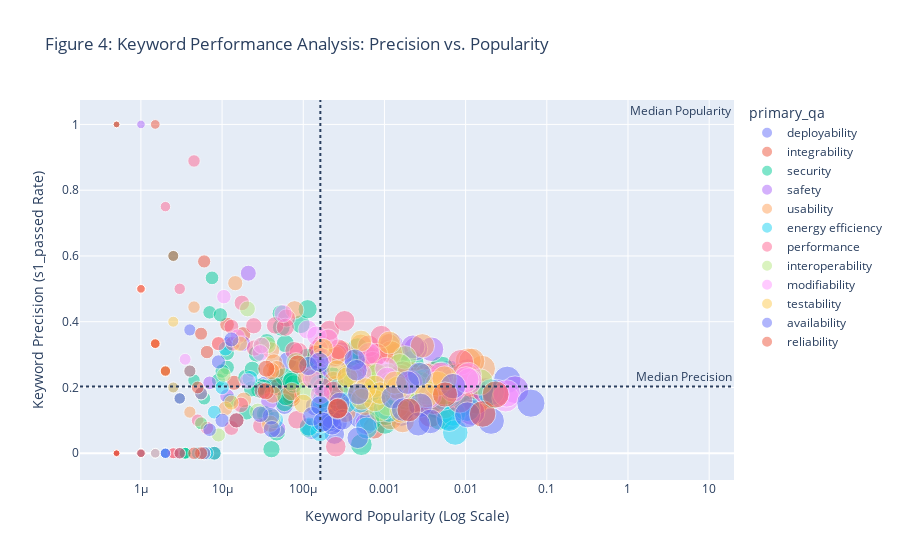

The cell this chart's notebook holds for it:
### Code cell
import numpy as np

# --- Generate Figure 4 ---
# Create an enhanced scatter plot (bubble chart).
keyword_perf['bubble_size'] = np.log(keyword_perf['total_count'] + 1)

fig = px.scatter(
    keyword_perf.reset_index(),
    x="popularity",
    y="precision",
    size="bubble_size",          # *** FIX: Use the new log-scaled size ***
    color="primary_qa",
    hover_name="keyword",
    # We still show the ORIGINAL total_count on hover for accurate data inspection
    hover_data=["precision", "popularity", "total_count", "primary_qa"],
    log_x=True,
    title="Figure 4: Keyword Performance Analysis: Precision vs. Popularity",
    size_max=20,
    opacity=0.5,
)


# Add quadrant lines based on median values for interpretation
median_precision = keyword_perf["precision"].median()
median_popularity = keyword_perf["popularity"].median()

fig.add_hline(y=median_precision, line_dash="dot", annotation_text="Median Precision")
fig.add_vline(x=median_popularity, line_dash="dot", annotation_text="Median Popularity")


# Update layout for a professional look
fig.update_layout(
    xaxis_title="Keyword Popularity (Log Scale)",
    yaxis_title="Keyword Precision (s1_passed Rate)",
    font=dict(size=12)
)

fig.show()

# To save the figure for your thesis:
# fig.write_image("figure_4_keyword_performance.png", scale=3)

### Figure 1 — Plotly figure (JSON) as saved in the notebook; plotly's stock layout.template omitted (floating-point values rounded to 4 significant figures; data arrays with more than 128 entries replaced by an {"elided": "..."} marker saying what was removed)
{"data": [{"customdata": [[67, "deployability"], [14278, "deployability"], [320, "deployability"], [117, "deployability"], [9288, "deployability"], [41013, "deployability"], [16, "deployability"], [8885, "deployability"], [1, "deployability"], [2914, "deployability"], [2706, "deployability"], [20157, "deployability"], [3239, "deployability"], [64924, "deployability"], [128, "deployability"], [4, "deployability"], [659, "deployability"], [9904, "deployability"], [279, "deployability"], [6898, "deployability"], [24, "deployability"], [12605, "deployability"], [3664, "deployability"], [522, "deployability"], [8, "deployability"], [70, "deployability"], [5399, "deployability"], [8845, "deployability"], [252, "deployability"], [96, "deployability"], [12300, "deployability"], [1820, "deployability"], [482, "deployability"], [965, "deployability"], [518, "deployability"]], "hovertemplate": "<b>%{hovertext}</b><br><br>primary_qa=%{customdata[1]}<br>popularity=%{x}<br>precision=%{y}<br>bubble_size=%{marker.size}<br>total_count=%{customdata[0]}<extra></extra>", "hovertext": ["a/b", "api", "artifact", "audit", "automat", "build", "canary", "cluster", "commiss", "compos", "configurat", "contain", "continu", "depend", "deploy", "gateway", "infrastructur", "instal", "loader", "observ", "orchestr", "patch", "pipelin", "probe", "product environ", "provis", "recov", "releas", "roll", "rollback", "stack", "stage", "toggl", "toolchain", "unload"], "legendgroup": "deployability", "marker": {"color": "#636efa", "opacity": 0.5, "size": [4.22, 9.567, 5.771, 4.771, 9.137, 10.62, 2.833, 9.092, 0.6931, 7.978, 7.904, 9.911, 8.083, 11.08, 4.86, 1.609, 6.492, 9.201, 5.635, 8.839, 3.219, 9.442, 8.207, 6.26, 2.197, 4.263, 8.594, 9.088, 5.533, 4.575, 9.417, 7.507, 6.18, 6.873, 6.252], "sizemode": "area", "sizeref": 0.02938, "symbol": "circle"}, "mode": "markers", "name": "deployability", "orientation": "v", "showlegend": true, "x": [3.359e-05, 0.007157, 0.0001604, 5.865e-05, 0.004656, 0.02056, 8.021e-06, 0.004454, 5.013e-07, 0.001461, 0.001356, 0.0101, 0.001624, 0.03255, 6.417e-05, 2.005e-06, 0.0003304, 0.004965, 0.0001399, 0.003458, 1.203e-05, 0.006319, 0.001837, 0.0002617, 4.01e-06, 3.509e-05, 0.002706, 0.004434, 0.0001263, 4.812e-05, 0.006166, 0.0009123, 0.0002416, 0.0004837, 0.0002597], "xaxis": "x", "y": [0.209, 0.2287, 0.2062, 0.1453, 0.1881, 0.09819, 0.0, 0.1964, 0.0, 0.1328, 0.1515, 0.1313, 0.1173, 0.2233, 0.2812, 0.25, 0.1775, 0.18, 0.1434, 0.1758, 0.3333, 0.2445, 0.1962, 0.09387, 0.375, 0.1143, 0.2, 0.143, 0.07143, 0.1979, 0.1084, 0.1187, 0.05809, 0.1098, 0.1429], "yaxis": "y", "type": "scatter"}, {"customdata": [[4814, "integrability"], [7949, "integrability"], [283, "integrability"], [7676, "integrability"], [250, "integrability"], [28, "integrability"], [9493, "integrability"], [171, "integrability"], [5, "integrability"], [1, "integrability"], [1, "integrability"], [2, "integrability"], [13, "integrability"], [14216, "integrability"], [1482, "integrability"], [2154, "integrability"], [1190, "integrability"], [255, "integrability"], [143, "integrability"], [11202, "integrability"], [4543, "integrability"], [2, "integrability"], [12, "integrability"], [1158, "integrability"], [36, "integrability"], [23, "integrability"], [64, "integrability"], [13682, "integrability"], [2, "integrability"], [340, "integrability"], [91, "integrability"], [99, "integrability"], [1, "integrability"], [2810, "integrability"], [7402, "integrability"], [2356, "integrability"], [2888, "integrability"], [605, "integrability"], [142, "integrability"], [27065, "integrability"], [24855, "integrability"], [11, "integrability"], [289, "integrability"], [15418, "integrability"], [6008, "integrability"], [4549, "integrability"]], "hovertemplate": "<b>%{hovertext}</b><br><br>primary_qa=%{customdata[1]}<br>popularity=%{x}<br>precision=%{y}<br>bubble_size=%{marker.size}<br>total_count=%{customdata[0]}<extra></extra>", "hovertext": ["abstract", "adapt", "asynchron", "batch", "bridg", "broker", "buffer", "complian", "compon integr", "compon interfac", "compon models", "compon provid", "compon use", "configur", "contract", "coupl", "discover", "encapsulat", "endpoint", "event", "filter", "framework compon", "graph-bas", "inject", "integr test", "intermediar", "mediat", "messag", "middlewar", "modular", "non-atom", "plug-in", "product famil", "protocol", "pub", "queue", "rout", "schema", "standardiz", "state", "sub", "target system", "topic", "transform", "translat", "wrap"], "legendgroup": "integrability", "marker": {"color": "#EF553B", "opacity": 0.5, "size": [8.479, 8.981, 5.649, 8.946, 5.525, 3.367, 9.158, 5.147, 1.792, 0.6931, 0.6931, 1.099, 2.639, 9.562, 7.302, 7.676, 7.083, 5.545, 4.97, 9.324, 8.422, 1.099, 2.565, 7.055, 3.611, 3.178, 4.174, 9.524, 1.099, 5.832, 4.522, 4.605, 0.6931, 7.941, 8.91, 7.765, 7.969, 6.407, 4.963, 10.21, 10.12, 2.485, 5.67, 9.643, 8.701, 8.423], "sizemode": "area", "sizeref": 0.02938, "symbol": "circle"}, "mode": "markers", "name": "integrability", "orientation": "v", "showlegend": true, "x": [0.002413, 0.003985, 0.0001419, 0.003848, 0.0001253, 1.404e-05, 0.004759, 8.572e-05, 2.506e-06, 5.013e-07, 5.013e-07, 1.003e-06, 6.517e-06, 0.007126, 0.0007429, 0.00108, 0.0005965, 0.0001278, 7.168e-05, 0.005615, 0.002277, 1.003e-06, 6.015e-06, 0.0005805, 1.805e-05, 1.153e-05, 3.208e-05, 0.006859, 1.003e-06, 0.0001704, 4.562e-05, 4.963e-05, 5.013e-07, 0.001409, 0.003711, 0.001181, 0.001448, 0.0003033, 7.118e-05, 0.01357, 0.01246, 5.514e-06, 0.0001449, 0.007729, 0.003012, 0.00228], "xaxis": "x", "y": [0.16, 0.2413, 0.2968, 0.2087, 0.228, 0.2143, 0.1645, 0.269, 0.0, 0.0, 1.0, 0.0, 0.3077, 0.2359, 0.07692, 0.3124, 0.2958, 0.2588, 0.1678, 0.176, 0.2338, 0.5, 0.5833, 0.2729, 0.3611, 0.3913, 0.3281, 0.1843, 0.0, 0.3294, 0.2418, 0.202, 0.0, 0.1797, 0.1156, 0.211, 0.3016, 0.2132, 0.1761, 0.1591, 0.2021, 0.3636, 0.301, 0.2253, 0.2279, 0.2396], "yaxis": "y", "type": "scatter"}, {"customdata": {"elided": "92x2 mixed values"}, "hovertemplate": "<b>%{hovertext}</b><br><br>primary_qa=%{customdata[1]}<br>popularity=%{x}<br>precision=%{y}<br>bubble_size=%{marker.size}<br>total_count=%{customdata[0]}<extra></extra>", "hovertext": ["access", "adversar", "apt", "assess", "attack", "attest", "auth", "authenticat", "authoriz", "availab", "barrier", "certif", "checksum", "command-lin", "confidential", "cookie", "crypto", "cryptograph", "cve", "decrypt", "defend", "denial-of-servic", "disclos", "dns", "empow", "encrypt", "expir", "expos", "firewal", "garbl", "gdpr", "govern", "guardrail", "hack", "hardcod", "harden", "hash", "ident", "immut", "imperson", "incid respons", "intercept", "intrus", "ipsec", "iso", "jwt", "legitim", "lineag", "lock", "log", "loss", "malwar", "misus", "models", "modif", "mtls", "network", "nist", "obfusc", "one-tim", "outbound", "password", "penetr", "polic", "privil", "retent", "revoc", "revok", "rotat", "rsa", "sandbox", "scanner", "secur", "sensit data", "session", "sign", "soc", "ssh", "ssl", "stolen", "stride", "team", "tenant", "threat", "token", "triag", "trojan", "trust", "validat", "vpn", "worm", "xss"], "legendgroup": "security", "marker": {"color": "#00cc96", "opacity": 0.5, "size": [9.215, 0.6931, 6.047, 4.796, 4.682, 1.099, 9.172, 6.071, 4.771, 9.538, 6.127, 6.944, 6.48, 5.832, 3.689, 4.762, 4.094, 4.22, 2.773, 2.833, 3.258, 0.6931, 3.178, 2.708, 0.6931, 4.407, 4.812, 6.843, 2.565, 2.079, 1.792, 4.477, 0.6931, 6.807, 5.231, 5.425, 8.277, 9.732, 5.793, 0.6931, 1.386, 4.997, 4.673, 0.6931, 5.966, 1.609, 3.989, 3.178, 8.383, 10.69, 7.193, 0.6931, 4.19, 8.13, 9.097, 1.099, 7.808, 4.06, 2.996, 3.714, 1.099, 5.03, 2.079, 6.531, 4.277, 1.946, 1.609, 2.303, 7.95, 4.554, 4.963, 3.85, 7.613, 2.485, 7.409, 9.54, 1.609, 5.846, 5.455, 2.944, 6.738, 7.632, 0.6931, 3.045, 8.783, 3.871, 0.6931, 5.416, 7.361, 2.197, 2.079, 0.6931], "sizemode": "area", "sizeref": 0.02938, "symbol": "circle"}, "mode": "markers", "name": "security", "orientation": "v", "showlegend": true, "x": [0.005033, 5.013e-07, 0.0002115, 6.015e-05, 5.364e-05, 1.003e-06, 0.004822, 0.0002166, 5.865e-05, 0.006959, 0.0002291, 0.0005193, 0.0003263, 0.0001704, 1.955e-05, 5.815e-05, 2.958e-05, 3.359e-05, 7.519e-06, 8.021e-06, 1.253e-05, 5.013e-07, 1.153e-05, 7.018e-06, 5.013e-07, 4.06e-05, 6.116e-05, 0.0004692, 6.015e-06, 3.509e-06, 2.506e-06, 4.361e-05, 5.013e-07, 0.0004527, 9.324e-05, 0.0001133, 0.001971, 0.008444, 0.0001639, 5.013e-07, 1.504e-06, 7.369e-05, 5.314e-05, 5.013e-07, 0.000195, 2.005e-06, 2.657e-05, 1.153e-05, 0.002191, 0.02202, 0.0006662, 5.013e-07, 3.258e-05, 0.001701, 0.004474, 1.003e-06, 0.001233, 2.857e-05, 9.525e-06, 2.005e-05, 1.003e-06, 7.62e-05, 3.509e-06, 0.0003434, 3.559e-05, 3.008e-06, 2.005e-06, 4.512e-06, 0.001421, 4.712e-05, 7.118e-05, 2.306e-05, 0.001015, 5.514e-06, 0.0008266, 0.006967, 2.005e-06, 0.0001729, 0.0001168, 9.023e-06, 0.0004226, 0.001034, 5.013e-07, 1.003e-05, 0.003268, 2.356e-05, 5.013e-07, 0.0001123, 0.0007885, 4.01e-06, 3.509e-06, 5.013e-07], "xaxis": "x", "y": [0.2573, 1.0, 0.128, 0.3333, 0.3832, 0.0, 0.1081, 0.169, 0.1538, 0.2311, 0.2319, 0.02606, 0.1889, 0.2088, 0.2308, 0.2328, 0.2034, 0.1194, 0.5333, 0.0, 0.16, 0.0, 0.2609, 0.4286, 0.0, 0.01235, 0.1721, 0.3184, 0.1667, 0.0, 0.6, 0.2069, 0.0, 0.2857, 0.3925, 0.4381, 0.2157, 0.1451, 0.2691, 0.0, 0.0, 0.2245, 0.4245, 0.0, 0.09512, 0.25, 0.3019, 0.3043, 0.2761, 0.1765, 0.1001, 0.0, 0.2, 0.2455, 0.1869, 0.5, 0.2179, 0.193, 0.4211, 0.125, 0.0, 0.2105, 0.0, 0.235, 0.338, 0.1667, 0.0, 0.2222, 0.1613, 0.06383, 0.2183, 0.1957, 0.09239, 0.09091, 0.1559, 0.2192, 0.25, 0.1681, 0.07725, 0.2222, 0.2123, 0.1188, 0.0, 0.25, 0.1944, 0.2553, 1.0, 0.2902, 0.2155, 0.25, 0.0, 0.0], "yaxis": "y", "type": "scatter"}, {"customdata": [[313, "safety"], [76, "safety"], [6, "safety"], [7577, "safety"], [21096, "safety"], [6568, "safety"], [23827, "safety"], [305, "safety"], [324, "safety"], [35309, "safety"], [23, "safety"], [596, "safety"], [2426, "safety"], [1184, "safety"], [4848, "safety"], [1, "safety"], [14, "safety"], [1404, "safety"], [42, "safety"], [13201, "safety"], [12, "safety"], [4296, "safety"], [600, "safety"], [4477, "safety"], [36, "safety"], [2, "safety"], [2062, "safety"], [81103, "safety"], [623, "safety"], [95, "safety"], [483, "safety"], [47356, "safety"], [7641, "safety"]], "hovertemplate": "<b>%{hovertext}</b><br><br>primary_qa=%{customdata[1]}<br>popularity=%{x}<br>precision=%{y}<br>bubble_size=%{marker.size}<br>total_count=%{customdata[0]}<extra></extra>", "hovertext": ["accid", "alert", "anomal", "avoid", "compl", "detect", "except", "hazard", "hot", "input", "interlock", "isol", "maintain", "permiss", "prevent", "primar channel", "process models", "reme", "resilien", "resourc", "restrict appl", "review", "risk", "safe", "safety analys", "safety requir", "sanit", "test", "timeout", "unhandl", "unsaf", "updat", "valid"], "legendgroup": "safety", "marker": {"color": "#ab63fa", "opacity": 0.5, "size": [5.749, 4.344, 1.946, 8.933, 9.957, 8.79, 10.08, 5.724, 5.784, 10.47, 3.178, 6.392, 7.794, 7.077, 8.487, 0.6931, 2.708, 7.248, 3.761, 9.488, 2.565, 8.366, 6.399, 8.407, 3.611, 1.099, 7.632, 11.3, 6.436, 4.564, 6.182, 10.77, 8.941], "sizemode": "area", "sizeref": 0.02938, "symbol": "circle"}, "mode": "markers", "name": "safety", "orientation": "v", "showlegend": true, "x": [0.0001569, 3.81e-05, 3.008e-06, 0.003798, 0.01058, 0.003292, 0.01194, 0.0001529, 0.0001624, 0.0177, 1.153e-05, 0.0002988, 0.001216, 0.0005935, 0.00243, 5.013e-07, 7.018e-06, 0.0007038, 2.105e-05, 0.006618, 6.015e-06, 0.002154, 0.0003008, 0.002244, 1.805e-05, 1.003e-06, 0.001034, 0.04066, 0.0003123, 4.762e-05, 0.0002421, 0.02374, 0.00383], "xaxis": "x", "y": [0.2939, 0.1579, 0.1667, 0.3162, 0.2476, 0.2374, 0.1244, 0.2262, 0.2438, 0.1896, 0.1739, 0.307, 0.3322, 0.09037, 0.3179, 1.0, 0.2143, 0.1959, 0.5476, 0.1865, 0.0, 0.2249, 0.2967, 0.3234, 0.3333, 1.0, 0.225, 0.1932, 0.1413, 0.07368, 0.2919, 0.184, 0.2315], "yaxis": "y", "type": "scatter"}, {"customdata": {"elided": "65x2 mixed values"}, "hovertemplate": "<b>%{hovertext}</b><br><br>primary_qa=%{customdata[1]}<br>popularity=%{x}<br>precision=%{y}<br>bubble_size=%{marker.size}<br>total_count=%{customdata[0]}<extra></extra>", "hovertext": ["aesthet", "behavi", "cancel", "clarit", "clear", "close", "cognit", "command", "confirm", "context-sensit", "cursor", "custom", "dialog", "discov", "document", "effectiv", "efficien", "ergonom", "experien", "feedback", "gestur", "guid", "guidanc", "help", "hint", "indicat", "interact", "interfac design", "intuit", "keystrok", "latenc", "learn", "memor", "menu", "minim", "mock-up", "mous", "multi-mod", "navigat", "paus", "perform", "person", "prefer", "progress", "prototyp", "responsiv", "resum", "satisfa", "shortcut", "simpl", "statu", "stop", "support", "tip", "tool", "ui", "undo", "usab", "user", "ux", "visual", "walkthrough", "widget", "wizard", "workflow"], "legendgroup": "usability", "marker": {"color": "#FFA15A", "opacity": 0.5, "size": [3.401, 8.676, 6.314, 4.394, 8.492, 8.642, 1.609, 9.129, 7.334, 4.477, 7.058, 8.302, 6.497, 6.389, 8.793, 6.929, 7.719, 1.609, 5.991, 6.712, 2.197, 7.933, 4.554, 9.239, 7.177, 8.517, 7.469, 1.609, 5.056, 1.386, 7.169, 7.431, 10.37, 7.78, 8.87, 0.6931, 7.016, 3.135, 6.207, 4.443, 9.974, 6.805, 7.786, 7.046, 8.118, 2.944, 6.184, 4.394, 5.407, 10.08, 7.962, 7.803, 9.85, 6.227, 9.3, 4.977, 6.151, 6.254, 9.932, 3.638, 7.706, 2.303, 7.13, 0.6931, 6.802], "sizemode": "area", "sizeref": 0.02938, "symbol": "circle"}, "mode": "markers", "name": "usability", "orientation": "v", "showlegend": true, "x": [1.454e-05, 0.002937, 0.0002762, 4.01e-05, 0.002444, 0.002838, 2.005e-06, 0.004623, 0.000767, 4.361e-05, 0.000582, 0.002021, 0.0003319, 0.0002978, 0.003302, 0.0005113, 0.001128, 2.005e-06, 0.0002, 0.0004116, 4.01e-06, 0.001398, 4.712e-05, 0.00516, 0.0006557, 0.002505, 0.0008778, 2.005e-06, 7.82e-05, 1.504e-06, 0.0006507, 0.0008457, 0.01602, 0.001199, 0.003566, 5.013e-07, 0.0005579, 1.103e-05, 0.0002481, 4.211e-05, 0.01076, 0.0004517, 0.001206, 0.000575, 0.00168, 9.023e-06, 0.0002426, 4.01e-05, 0.0001113, 0.01191, 0.001438, 0.001226, 0.009504, 0.0002532, 0.005482, 7.219e-05, 0.0002346, 0.0002602, 0.01031, 1.855e-05, 0.001113, 4.512e-06, 0.0006256, 5.013e-07, 0.0004507], "xaxis": "x", "y": [0.5172, 0.3269, 0.1506, 0.3125, 0.2256, 0.2077, 0.25, 0.1855, 0.2131, 0.2759, 0.1481, 0.244, 0.1254, 0.3114, 0.2364, 0.3294, 0.3293, 0.25, 0.3459, 0.2022, 0.125, 0.1991, 0.2553, 0.2319, 0.2026, 0.2043, 0.233, 0.25, 0.4359, 0.3333, 0.292, 0.2241, 0.2575, 0.1062, 0.2053, 0.0, 0.2004, 0.1364, 0.2949, 0.1786, 0.2807, 0.2186, 0.3073, 0.2241, 0.09785, 0.3333, 0.2045, 0.25, 0.2297, 0.2798, 0.1415, 0.1787, 0.236, 0.1762, 0.1429, 0.1875, 0.2179, 0.3006, 0.2336, 0.1622, 0.2207, 0.4444, 0.1739, 1.0, 0.2347], "yaxis": "y", "type": "scatter"}, {"customdata": [[13951, "energy efficiency"], [11, "energy efficiency"], [13, "energy efficiency"], [321, "energy efficiency"], [318, "energy efficiency"], [993, "energy efficiency"], [315, "energy efficiency"], [14855, "energy efficiency"], [6154, "energy efficiency"], [20918, "energy efficiency"], [20, "energy efficiency"], [12509, "energy efficiency"], [329, "energy efficiency"], [1, "energy efficiency"], [2279, "energy efficiency"], [675, "energy efficiency"], [1199, "energy efficiency"], [546, "energy efficiency"], [234, "energy efficiency"], [2, "energy efficiency"], [40954, "energy efficiency"], [12741, "energy efficiency"], [1330, "energy efficiency"], [16, "energy efficiency"], [10819, "energy efficiency"], [1996, "energy efficiency"], [1650, "energy efficiency"], [8791, "energy efficiency"], [5606, "energy efficiency"], [44, "energy efficiency"], [5812, "energy efficiency"], [11, "energy efficiency"], [4, "energy efficiency"], [22, "energy efficiency"], [89, "energy efficiency"], [11, "energy efficiency"], [10, "energy efficiency"], [2, "energy efficiency"]], "hovertemplate": "<b>%{hovertext}</b><br><br>primary_qa=%{customdata[1]}<br>popularity=%{x}<br>precision=%{y}<br>bubble_size=%{marker.size}<br>total_count=%{customdata[0]}<extra></extra>", "hovertext": ["alloc", "batter", "carbon", "charg", "clock", "cloud", "cool", "core", "cpu", "current", "drain", "draw", "energ", "energ consum", "estimat", "frequenc", "green", "heat", "idl", "joul", "load", "manag", "measur", "meter", "optim", "power", "predict", "profil", "reduc", "resourc usag", "schedul", "sensor", "standby", "sustainab", "temperatur", "therm", "voltag", "watt"], "legendgroup": "energy efficiency", "marker": {"color": "#19d3f3", "opacity": 0.5, "size": [9.543, 2.485, 2.639, 5.775, 5.765, 6.902, 5.756, 9.606, 8.725, 9.948, 3.045, 9.434, 5.799, 0.6931, 7.732, 6.516, 7.09, 6.304, 5.46, 1.099, 10.62, 9.453, 7.194, 2.833, 9.289, 7.599, 7.409, 9.082, 8.632, 3.807, 8.668, 2.485, 1.609, 3.135, 4.5, 2.485, 2.398, 1.099], "sizemode": "area", "sizeref": 0.02938, "symbol": "circle"}, "mode": "markers", "name": "energy efficiency", "orientation": "v", "showlegend": true, "x": [0.006994, 5.514e-06, 6.517e-06, 0.0001609, 0.0001594, 0.0004978, 0.0001579, 0.007447, 0.003085, 0.01049, 1.003e-05, 0.006271, 0.0001649, 5.013e-07, 0.001142, 0.0003384, 0.000601, 0.0002737, 0.0001173, 1.003e-06, 0.02053, 0.006387, 0.0006667, 8.021e-06, 0.005423, 0.001001, 0.0008271, 0.004407, 0.00281, 2.206e-05, 0.002914, 5.514e-06, 2.005e-06, 1.103e-05, 4.461e-05, 5.514e-06, 5.013e-06, 1.003e-06], "xaxis": "x", "y": [0.1208, 0.1818, 0.0, 0.06542, 0.1447, 0.1551, 0.2095, 0.06301, 0.2192, 0.1362, 0.2, 0.1046, 0.09119, 0.0, 0.129, 0.1541, 0.07673, 0.1978, 0.0812, 0.0, 0.1856, 0.1786, 0.1857, 0.125, 0.1691, 0.1368, 0.1879, 0.164, 0.2169, 0.2273, 0.2089, 0.09091, 0.0, 0.3182, 0.1011, 0.1818, 0.0, 0.0], "yaxis": "y", "type": "scatter"}, {"customdata": [[2, "performance"], [306, "performance"], [10, "performance"], [2, "performance"], [175, "performance"], [7757, "performance"], [8, "performance"], [26, "performance"], [541, "performance"], [6395, "performance"], [1, "performance"], [124, "performance"], [346, "performance"], [1273, "performance"], [2, "performance"], [90, "performance"], [8125, "performance"], [3351, "performance"], [1420, "performance"], [120, "performance"], [63, "performance"], [9, "performance"], [2, "performance"], [420, "performance"], [167, "performance"], [11, "performance"], [27, "performance"], [9601, "performance"], [644, "performance"], [3184, "performance"], [34, "performance"], [5, "performance"], [26, "performance"], [35, "performance"], [4, "performance"], [49, "performance"], [13, "performance"], [502, "performance"], [1828, "performance"], [60, "performance"], [5, "performance"], [6, "performance"], [1600, "performance"], [16917, "performance"], [713, "performance"], [18, "performance"], [154, "performance"], [17404, "performance"], [468, "performance"], [50, "performance"]], "hovertemplate": "<b>%{hovertext}</b><br><br>primary_qa=%{customdata[1]}<br>popularity=%{x}<br>precision=%{y}<br>bubble_size=%{marker.size}<br>total_count=%{customdata[0]}<extra></extra>", "hovertext": ["applic perform", "asynch", "autosc", "best-cas", "bottleneck", "cach", "cloud resourc", "comput resourc", "concurren", "content", "datagram", "deadlock", "denorm", "disk", "event-driven", "execut time", "failur", "gpu", "i/o", "improv perform", "iop", "load balanc", "load test", "multi-thread", "multiplex", "multiprocessor", "optim perform", "optimiz", "overhead", "parallel", "perform analys", "perform efficien", "perform evalu", "perform issu", "perform metric", "perform optim", "perform target", "perform test", "refactor", "reindex", "rendezv", "respons time", "scalab", "scale", "synch", "throttl", "throughput", "time", "tune", "workload"], "legendgroup": "performance", "marker": {"color": "#FF6692", "opacity": 0.5, "size": [1.099, 5.727, 2.398, 1.099, 5.17, 8.956, 2.197, 3.296, 6.295, 8.763, 0.6931, 4.828, 5.849, 7.15, 1.099, 4.511, 9.003, 8.117, 7.259, 4.796, 4.159, 2.303, 1.099, 6.043, 5.124, 2.485, 3.332, 9.17, 6.469, 8.066, 3.555, 1.792, 3.296, 3.584, 1.609, 3.912, 2.639, 6.221, 7.512, 4.111, 1.792, 1.946, 7.378, 9.736, 6.571, 2.944, 5.043, 9.765, 6.151, 3.932], "sizemode": "area", "sizeref": 0.02938, "symbol": "circle"}, "mode": "markers", "name": "performance", "orientation": "v", "showlegend": true, "x": [1.003e-06, 0.0001534, 5.013e-06, 1.003e-06, 8.773e-05, 0.003889, 4.01e-06, 1.303e-05, 0.0002712, 0.003206, 5.013e-07, 6.216e-05, 0.0001734, 0.0006381, 1.003e-06, 4.512e-05, 0.004073, 0.00168, 0.0007118, 6.015e-05, 3.158e-05, 4.512e-06, 1.003e-06, 0.0002105, 8.372e-05, 5.514e-06, 1.353e-05, 0.004813, 0.0003228, 0.001596, 1.704e-05, 2.506e-06, 1.303e-05, 1.755e-05, 2.005e-06, 2.456e-05, 6.517e-06, 0.0002516, 0.0009164, 3.008e-05, 2.506e-06, 3.008e-06, 0.0008021, 0.00848, 0.0003574, 9.023e-06, 7.72e-05, 0.008724, 0.0002346, 2.506e-05], "xaxis": "x", "y": [0.0, 0.317, 0.1, 0.5, 0.3086, 0.2181, 0.25, 0.3846, 0.3161, 0.1931, 0.0, 0.4113, 0.1994, 0.326, 0.0, 0.3889, 0.1554, 0.245, 0.2761, 0.3833, 0.1905, 0.8889, 0.5, 0.3738, 0.1018, 0.1818, 0.3333, 0.2387, 0.4022, 0.2346, 0.1471, 0.0, 0.07692, 0.4571, 0.75, 0.3878, 0.07692, 0.01992, 0.3545, 0.08333, 0.2, 0.5, 0.3, 0.1611, 0.2384, 0.3333, 0.3117, 0.2764, 0.188, 0.32], "yaxis": "y", "type": "scatter"}, {"customdata": [[2167, "interoperability"], [41, "interoperability"], [3562, "interoperability"], [5, "interoperability"], [1571, "interoperability"], [11, "interoperability"], [5436, "interoperability"], [21, "interoperability"], [3666, "interoperability"], [6675, "interoperability"], [6, "interoperability"], [162, "interoperability"], [10895, "interoperability"], [73, "interoperability"], [790, "interoperability"], [61, "interoperability"], [3, "interoperability"], [83, "interoperability"], [837, "interoperability"], [55, "interoperability"], [3, "interoperability"], [3769, "interoperability"], [2218, "interoperability"], [1, "interoperability"], [1553, "interoperability"], [701, "interoperability"], [1631, "interoperability"], [18, "interoperability"], [3081, "interoperability"], [4760, "interoperability"], [212, "interoperability"], [1, "interoperability"], [1107, "interoperability"], [29957, "interoperability"], [5548, "interoperability"], [270, "interoperability"], [2321, "interoperability"], [1760, "interoperability"]], "hovertemplate": "<b>%{hovertext}</b><br><br>primary_qa=%{customdata[1]}<br>popularity=%{x}<br>precision=%{y}<br>bubble_size=%{marker.size}<br>total_count=%{customdata[0]}<extra></extra>", "hovertext": ["architectur", "client-serv", "compatib", "compon base", "conflict", "connector", "convers", "cooperat", "coordinat", "distribut", "event-bas", "exchang", "format", "heterogen", "incompatib", "interoperab", "licens use", "marshal", "mismatch", "ontolog", "orb", "platform", "plug", "plug-and-play", "prox", "registr", "repositor", "rpc", "semant", "share", "skeleton", "soap", "socket", "specif", "standard", "syntact", "wrapper", "xml"], "legendgroup": "interoperability", "marker": {"color": "#B6E880", "opacity": 0.5, "size": [7.682, 3.738, 8.178, 1.792, 7.36, 2.485, 8.601, 3.091, 8.207, 8.806, 1.946, 5.094, 9.296, 4.304, 6.673, 4.127, 1.386, 4.431, 6.731, 4.025, 1.386, 8.235, 7.705, 0.6931, 7.349, 6.554, 7.398, 2.944, 8.033, 8.468, 5.361, 0.6931, 7.01, 10.31, 8.621, 5.602, 7.75, 7.474], "sizemode": "area", "sizeref": 0.02938, "symbol": "circle"}, "mode": "markers", "name": "interoperability", "orientation": "v", "showlegend": true, "x": [0.001086, 2.055e-05, 0.001786, 2.506e-06, 0.0007875, 5.514e-06, 0.002725, 1.053e-05, 0.001838, 0.003346, 3.008e-06, 8.121e-05, 0.005462, 3.659e-05, 0.000396, 3.058e-05, 1.504e-06, 4.161e-05, 0.0004196, 2.757e-05, 1.504e-06, 0.001889, 0.001112, 5.013e-07, 0.0007785, 0.0003514, 0.0008176, 9.023e-06, 0.001544, 0.002386, 0.0001063, 5.013e-07, 0.0005549, 0.01502, 0.002781, 0.0001353, 0.001163, 0.0008823], "xaxis": "x", "y": [0.2386, 0.439, 0.2914, 0.2, 0.2139, 0.09091, 0.2138, 0.2381, 0.1667, 0.1838, 0.1667, 0.2778, 0.1845, 0.3288, 0.2468, 0.3279, 0.0, 0.1084, 0.2234, 0.1273, 0.0, 0.1759, 0.1488, 0.0, 0.2395, 0.214, 0.2385, 0.05556, 0.2678, 0.2057, 0.1887, 0.0, 0.2005, 0.2168, 0.2385, 0.2296, 0.2115, 0.1301], "yaxis": "y", "type": "scatter"}, {"customdata": [[3, "modifiability"], [2, "modifiability"], [7169, "modifiability"], [1, "modifiability"], [2, "modifiability"], [14001, "modifiability"], [31, "modifiability"], [4194, "modifiability"], [41, "modifiability"], [257, "modifiability"], [113, "modifiability"], [10138, "modifiability"], [1, "modifiability"], [2099, "modifiability"], [21720, "modifiability"], [1018, "modifiability"], [323, "modifiability"], [3115, "modifiability"], [61975, "modifiability"], [21, "modifiability"], [61, "modifiability"], [21853, "modifiability"], [226, "modifiability"], [341, "modifiability"], [2, "modifiability"], [59, "modifiability"], [291, "modifiability"], [1282, "modifiability"], [2, "modifiability"], [406, "modifiability"], [7, "modifiability"], [2, "modifiability"], [2149, "modifiability"], [20183, "modifiability"], [63869, "modifiability"]], "hovertemplate": "<b>%{hovertext}</b><br><br>primary_qa=%{customdata[1]}<br>popularity=%{x}<br>precision=%{y}<br>bubble_size=%{marker.size}<br>total_count=%{customdata[0]}<extra></extra>", "hovertext": ["architectur descript", "architectur design", "bind", "chang environ", "chang system", "compon", "cost estim", "deco", "design decis", "encapsul", "evolv", "exten", "impact analys", "inherit", "interfac", "interm", "interop", "layer", "modul", "mvc", "pac", "paramet", "polymorph", "portab", "requir adapt", "requir chang", "responsibil", "reu", "risk assess", "scenario", "system chang", "system environ", "upgrad", "variab", "version"], "legendgroup": "modifiability", "marker": {"color": "#FF97FF", "opacity": 0.5, "size": [1.386, 1.099, 8.878, 0.6931, 1.099, 9.547, 3.466, 8.342, 3.738, 5.553, 4.736, 9.224, 0.6931, 7.65, 9.986, 6.927, 5.781, 8.044, 11.03, 3.091, 4.127, 9.992, 5.425, 5.835, 1.099, 4.094, 5.677, 7.157, 1.099, 6.009, 2.079, 1.099, 7.673, 9.913, 11.06], "sizemode": "area", "sizeref": 0.02938, "symbol": "circle"}, "mode": "markers", "name": "modifiability", "orientation": "v", "showlegend": true, "x": [1.504e-06, 1.003e-06, 0.003594, 5.013e-07, 1.003e-06, 0.007019, 1.554e-05, 0.002102, 2.055e-05, 0.0001288, 5.665e-05, 0.005082, 5.013e-07, 0.001052, 0.01089, 0.0005103, 0.0001619, 0.001562, 0.03107, 1.053e-05, 3.058e-05, 0.01095, 0.0001133, 0.0001709, 1.003e-06, 2.958e-05, 0.0001459, 0.0006427, 1.003e-06, 0.0002035, 3.509e-06, 1.003e-06, 0.001077, 0.01012, 0.03202], "xaxis": "x", "y": [0.0, 0.5, 0.1748, 0.0, 0.0, 0.1939, 0.3548, 0.2158, 0.2195, 0.2257, 0.4248, 0.2397, 0.0, 0.2573, 0.2367, 0.2417, 0.1796, 0.1913, 0.167, 0.4762, 0.3279, 0.219, 0.3761, 0.2903, 0.5, 0.3051, 0.3574, 0.3034, 0.5, 0.3473, 0.2857, 0.5, 0.2271, 0.2238, 0.1818], "yaxis": "y", "type": "scatter"}, {"customdata": [[2897, "testability"], [3, "testability"], [1028, "testability"], [9043, "testability"], [10969, "testability"], [1523, "testability"], [26, "testability"], [519, "testability"], [2, "testability"], [33, "testability"], [12, "testability"], [697, "testability"], [1524, "testability"], [199, "testability"], [351, "testability"], [1759, "testability"], [2, "testability"], [969, "testability"], [1, "testability"], [1156, "testability"], [5, "testability"], [78, "testability"], [1046, "testability"], [3226, "testability"], [2293, "testability"], [6601, "testability"], [2692, "testability"]], "hovertemplate": "<b>%{hovertext}</b><br><br>primary_qa=%{customdata[1]}<br>popularity=%{x}<br>precision=%{y}<br>bubble_size=%{marker.size}<br>total_count=%{customdata[0]}<extra></extra>", "hovertext": ["assert", "black-box", "concern", "context", "control", "coverag", "data-flow", "emul", "flowgraph", "fuzzy", "hard-wir", "hook", "instrument", "mock", "modula", "plan", "qualit assur", "regress", "self-check", "simul", "source-to-sourc", "spy", "stub", "trace", "understand", "unit", "verif"], "legendgroup": "testability", "marker": {"color": "#FECB52", "opacity": 0.5, "size": [7.972, 1.386, 6.936, 9.11, 9.303, 7.329, 3.296, 6.254, 1.099, 3.526, 2.565, 6.548, 7.33, 5.298, 5.864, 7.473, 1.099, 6.877, 0.6931, 7.054, 1.792, 4.369, 6.954, 8.079, 7.738, 8.795, 7.898], "sizemode": "area", "sizeref": 0.02938, "symbol": "circle"}, "mode": "markers", "name": "testability", "orientation": "v", "showlegend": true, "x": [0.001452, 1.504e-06, 0.0005153, 0.004533, 0.005499, 0.0007635, 1.303e-05, 0.0002602, 1.003e-06, 1.654e-05, 6.015e-06, 0.0003494, 0.000764, 9.976e-05, 0.000176, 0.0008818, 1.003e-06, 0.0004858, 5.013e-07, 0.0005795, 2.506e-06, 3.91e-05, 0.0005244, 0.001617, 0.001149, 0.003309, 0.001349], "xaxis": "x", "y": [0.1988, 0.3333, 0.3414, 0.2115, 0.2276, 0.2035, 0.1538, 0.2524, 0.0, 0.3333, 0.0, 0.231, 0.1601, 0.1508, 0.3191, 0.1831, 0.5, 0.1837, 0.0, 0.1964, 0.4, 0.08974, 0.1644, 0.1274, 0.3367, 0.1753, 0.2147], "yaxis": "y", "type": "scatter"}, {"customdata": [[13958, "availability"], [411, "availability"], [948, "availability"], [5376, "availability"], [230, "availability"], [5559, "availability"], [6, "availability"], [438, "availability"], [126979, "availability"], [80, "availability"], [4, "availability"], [2515, "availability"], [82, "availability"], [1, "availability"], [59, "availability"], [936, "availability"], [314, "availability"], [258, "availability"], [7342, "availability"], [3390, "availability"], [4, "availability"], [21056, "availability"], [14, "availability"], [452, "availability"], [18, "availability"], [3852, "availability"], [858, "availability"], [324, "availability"], [559, "availability"], [903, "availability"], [5206, "availability"], [2, "availability"], [12, "availability"], [6, "availability"], [26, "availability"], [607, "availability"], [348, "availability"], [20, "availability"], [30, "availability"]], "hovertemplate": "<b>%{hovertext}</b><br><br>primary_qa=%{customdata[1]}<br>popularity=%{x}<br>precision=%{y}<br>bubble_size=%{marker.size}<br>total_count=%{customdata[0]}<extra></extra>", "hovertext": ["avail", "backup", "checkpoint", "consist", "degrad", "down", "downtim", "echo", "error", "escal", "failov", "fault", "ha", "haproxy", "heal", "incid", "mainten", "markov", "mask", "monitor", "mttr", "operat", "outag", "ping", "reboot", "redundan", "reliab", "repair", "replic", "robust", "servic", "sla", "sli", "slo", "stead", "toler", "unavail", "uptim", "watchdog"], "legendgroup": "availability", "marker": {"color": "#636efa", "opacity": 0.5, "size": [9.544, 6.021, 6.855, 8.59, 5.442, 8.623, 1.946, 6.084, 11.75, 4.394, 1.609, 7.83, 4.419, 0.6931, 4.094, 6.843, 5.753, 5.557, 8.902, 8.129, 1.609, 9.955, 2.708, 6.116, 2.944, 8.257, 6.756, 5.784, 6.328, 6.807, 8.558, 1.099, 2.565, 1.946, 3.296, 6.41, 5.855, 3.045, 3.434], "sizemode": "area", "sizeref": 0.02938, "symbol": "circle"}, "mode": "markers", "name": "availability", "orientation": "v", "showlegend": true, "x": [0.006997, 0.000206, 0.0004752, 0.002695, 0.0001153, 0.002787, 3.008e-06, 0.0002196, 0.06365, 4.01e-05, 2.005e-06, 0.001261, 4.111e-05, 5.013e-07, 2.958e-05, 0.0004692, 0.0001574, 0.0001293, 0.00368, 0.001699, 2.005e-06, 0.01056, 7.018e-06, 0.0002266, 9.023e-06, 0.001931, 0.0004301, 0.0001624, 0.0002802, 0.0004527, 0.00261, 1.003e-06, 6.015e-06, 3.008e-06, 1.303e-05, 0.0003043, 0.0001744, 1.003e-05, 1.504e-05], "xaxis": "x", "y": [0.204, 0.09489, 0.1804, 0.2401, 0.2652, 0.1461, 0.1667, 0.105, 0.1523, 0.1125, 0.0, 0.1702, 0.07317, 0.0, 0.1186, 0.04701, 0.2771, 0.1124, 0.0967, 0.1327, 0.0, 0.1168, 0.07143, 0.08628, 0.2778, 0.2147, 0.2844, 0.1451, 0.1538, 0.2525, 0.08894, 0.0, 0.0, 0.0, 0.3462, 0.1021, 0.09483, 0.1, 0.1], "yaxis": "y", "type": "scatter"}, {"customdata": [[6, "reliability"], [1, "reliability"], [5, "reliability"], [11130, "reliability"], [11, "reliability"], [3, "reliability"], [32293, "reliability"], [3, "reliability"], [3, "reliability"], [70, "reliability"], [4, "reliability"], [46658, "reliability"], [1, "reliability"], [2, "reliability"], [30, "reliability"], [1, "reliability"], [527, "reliability"], [2, "reliability"], [10, "reliability"], [9, "reliability"], [3984, "reliability"], [69, "reliability"], [1, "reliability"], [170, "reliability"], [535, "reliability"]], "hovertemplate": "<b>%{hovertext}</b><br><br>primary_qa=%{customdata[1]}<br>popularity=%{x}<br>precision=%{y}<br>bubble_size=%{marker.size}<br>total_count=%{customdata[0]}<extra></extra>", "hovertext": ["bare metal", "cloud deploy", "dependab", "diagno", "doe", "egress", "fail", "fmea", "fully manag", "growth", "ingress", "integr", "manag environ", "manag tool", "nonlinear", "point-in-tim", "poisson", "pra", "rca", "rerout", "restor", "rpo", "rto", "stabil", "toleran"], "legendgroup": "reliability", "marker": {"color": "#EF553B", "opacity": 0.5, "size": [1.946, 0.6931, 1.792, 9.317, 2.485, 1.386, 10.38, 1.386, 1.386, 4.263, 1.609, 10.75, 0.6931, 1.099, 3.434, 0.6931, 6.269, 1.099, 2.398, 2.303, 8.29, 4.248, 0.6931, 5.142, 6.284], "sizemode": "area", "sizeref": 0.02938, "symbol": "circle"}, "mode": "markers", "name": "reliability", "orientation": "v", "showlegend": true, "x": [3.008e-06, 5.013e-07, 2.506e-06, 0.005579, 5.514e-06, 1.504e-06, 0.01619, 1.504e-06, 1.504e-06, 3.509e-05, 2.005e-06, 0.02339, 5.013e-07, 1.003e-06, 1.504e-05, 5.013e-07, 0.0002642, 1.003e-06, 5.013e-06, 4.512e-06, 0.001997, 3.459e-05, 5.013e-07, 8.522e-05, 0.0002682], "xaxis": "x", "y": [0.0, 1.0, 0.6, 0.1786, 0.0, 0.3333, 0.1195, 1.0, 0.3333, 0.2571, 0.25, 0.1787, 0.0, 0.5, 0.1, 0.0, 0.1347, 0.0, 0.2, 0.0, 0.1315, 0.1884, 0.0, 0.2706, 0.1364], "yaxis": "y", "type": "scatter"}], "layout": {"xaxis": {"anchor": "y", "domain": [0.0, 1.0], "title": {"text": "Keyword Popularity (Log Scale)"}, "type": "log"}, "yaxis": {"anchor": "x", "domain": [0.0, 1.0], "title": {"text": "Keyword Precision (s1_passed Rate)"}}, "legend": {"title": {"text": "primary_qa"}, "tracegroupgap": 0, "itemsizing": "constant"}, "title": {"text": "Figure 4: Keyword Performance Analysis: Precision vs. Popularity"}, "shapes": [{"line": {"dash": "dot"}, "type": "line", "x0": 0, "x1": 1, "xref": "x domain", "y0": 0.2026, "y1": 0.2026, "yref": "y"}, {"line": {"dash": "dot"}, "type": "line", "x0": 0.0001624, "x1": 0.0001624, "xref": "x", "y0": 0, "y1": 1, "yref": "y domain"}], "annotations": [{"showarrow": false, "text": "Median Precision", "x": 1, "xanchor": "right", "xref": "x domain", "y": 0.2026, "yanchor": "bottom", "yref": "y"}, {"showarrow": false, "text": "Median Popularity", "x": 0.0001624, "xanchor": "left", "xref": "x", "y": 1, "yanchor": "top", "yref": "y domain"}], "font": {"size": 12}}}
